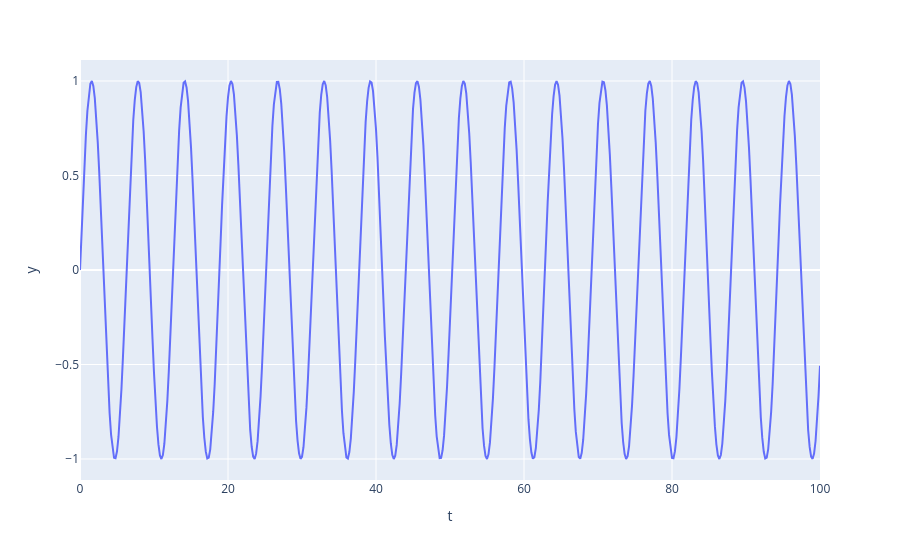

This figure's notebook cell:
### Code cell
px.line(df, x="t", y="y")

### Figure 1 — Plotly figure (JSON) as saved in the notebook; plotly's stock layout.template omitted (floating-point values rounded to 4 significant figures; data arrays with more than 128 entries replaced by an {"elided": "..."} marker saying what was removed)
{"data": [{"hovertemplate": "t=%{x}<br>y=%{y}<extra></extra>", "legendgroup": "", "line": {"color": "#636efa", "dash": "solid"}, "marker": {"symbol": "circle"}, "mode": "lines", "name": "", "orientation": "v", "showlegend": false, "type": "scatter", "x": {"elided": "501 float values"}, "xaxis": "x", "y": {"elided": "501 float values"}, "yaxis": "y"}], "layout": {"legend": {"tracegroupgap": 0}, "margin": {"t": 60}, "xaxis": {"anchor": "y", "domain": [0, 1], "title": {"text": "t"}}, "yaxis": {"anchor": "x", "domain": [0, 1], "title": {"text": "y"}}}}
